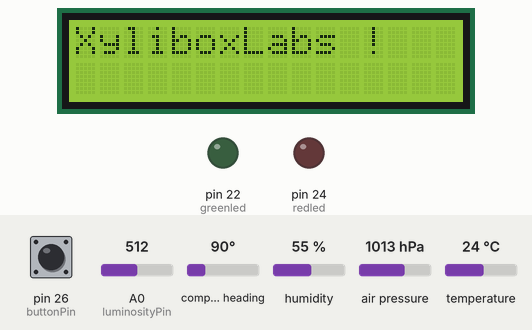
Simulated run of this sketch. Board: Arduino Mega 2560, built for the host (arithmetic inside an expression is 32-bit, double 64-bit). On the bench: 16×2 character LCD, output pins drawn as LEDs (lit = HIGH). Wiring (inferred from the names in the program): HMC5883L compass at I2C address 0x1E; DS1307 clock at I2C address 0x68. The inputs (shaded band) are chosen by the test bench; at power-on: pin 26 (buttonPin) LOW, compass heading 90°, A0 (luminosityPin) = 512, humidity 55 %, air pressure 1013 hPa, temperature 24 °C. WiFi joins after 1.5 s; servers stay silent unless stated; uploads are accepted with an empty reply; the local clock reads 2024-03-15 10:24:30 at power-on unless the sketch sets it; what the sketch prints to the serial monitor is not drawn.

Above: at 0.1 s.
At 7.77 s:
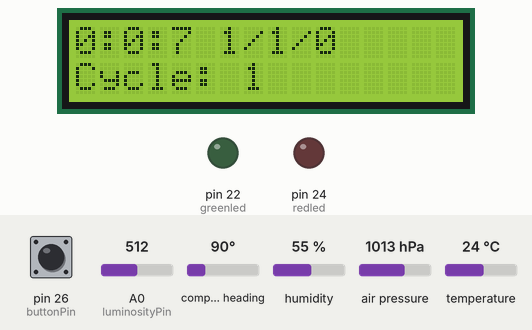
At 8.8 s:
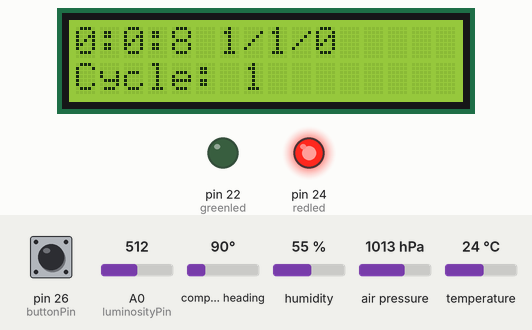
8.9 s: pin 26 (buttonPin) pulled HIGH for 0.15 s
10.5 s: compass heading set to 7°
Timing chart, 0 to 13.5 s (numbered marks = the images above; inputs shaded):
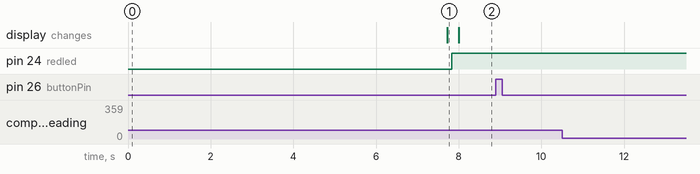

Measured:
- after the input at 8.9 s, every drawn part: stays the same

The sketch:

sketch_may04b.ino
```cpp
/*
Mega2560 + HanRun HR911105A 11/46 + DHT22 + GY-651 + TinyRTC + HD44780 + Photoresistor + LEDs + Tact switch push button
HR911105A (Ethernet shield W5100 MINI-SD):
* Ethernet shield attached to pins 10, 11, 12, 13 - HanRun HR911105A
DHT22 (AM2302 Digi Temperature Humidity module):
* Connect pin 1 (on the left) of the sensor to +5V
* Connect pin 2 of the sensor to whatever your DHTPIN is
* Connect pin 4 (on the right) of the sensor to GROUND
* Connect a 10K resistor from pin 2 (data) to pin 1 (power) of the sensor
GY-651 (HMC5883L BMP085MWC 4 axis flight control module electronic compass):
* Pin 1: Connect SCL - pin 21
* Pin 2: Connect SDA - pin 20
* Pin 3: GND
* Pin 4: Connect VCC of the sensor to 3.3V (NOT 5.0V!)
* Pin 5: VCC_IN (5v) Not connected
TinyRTC (I2C DS1307 AT24C32 RTC module):
* Pin 1: GND
* Pin 2: VCC 5V
* Pin 3: SDA - pin 20
* Pin 4: SCL - pin 21
* Pin 5: Not connected
HD44780 (1602A character LCD display module LCM blue backlight):
* Pin 1: GND
* Pin 2: VCC
* Pin 3: To 10k ohm potentiometer
* Pin 4: Connect to pin 7
* Pin 5: GND
* Pin 6: Connect to pin 8
* Pin 7: Not connected
* Pin 8: Not connected
* Pin 9: Not connected
* Pin 10: Not connected
* Pin 11: Connect to pin 9
* Pin 12: Connect to pin 10
* Pin 13: Connect to pin 11
* Pin 14: Connect to pin 12
* Pin 15: VCC
* Pin 16: GND
Photoresistor (GL5539 LDR Photo Light-Dependent Resistor):
* Connect to pin A0
LEDs:
* Connect green led to pin 22 (5mm 3,2v 30mA 16000mcd)
* Connect red led to pin 24 (5mm 2,2v 30mA 6000mcd)
Tact switch push button (6*6*H4.3):
* Connect to pin 26
*/
#include <SPI.h>
#include <Ethernet.h>
#include "DHT.h"
#include <floatToString.h> // Deprecated
#include <Wire.h>
#include <Adafruit_BMP085.h>
#include <elapsedMillis.h>
#include <LiquidCrystal.h>
#include <math.h>
#define DS1307_I2C_ADDRESS 0x68  // the I2C address of Tiny RTC
#define DHTPIN 2
#define DHTTYPE DHT22   // DHT 22  (AM2302)
char buffer[25]; // sorcery trick to concat the floats to string
elapsedMillis timer0;
#define interval 3600000 //1h timer
elapsedMillis timer1;
#define interval2 1000 //1 sec timer tinyRTC
elapsedMillis timer2;
#define interval3 60000 //360000 //6 mins timer
Adafruit_BMP085 bmp;
//compass:
#define HMC5883_WriteAddress 0x1E //  i.e 0x3C >> 1
#define HMC5883_ModeRegisterAddress 0x02
#define HMC5883_ContinuousModeCommand 0x00
#define HMC5883_DataOutputXMSBAddress  0x03
DHT dht(DHTPIN, DHTTYPE);
LiquidCrystal lcd(7, 8, 9, 10, 11, 12); //Pins for the LCD
byte second, minute, hour, dayOfWeek, dayOfMonth, month, year;
// Convert normal decimal numbers to binary coded decimal
byte decToBcd(byte val)
{
    return ( (val/10*16) + (val%10) );
}
// Convert binary coded decimal to normal decimal numbers
byte bcdToDec(byte val)
{
    return ( (val/16*10) + (val%16) );
}
// Enter a MAC address for your controller below.
// Newer Ethernet shields have a MAC address printed on a sticker on the shield
byte mac[] = {
    0xDE, 0xAD, 0xBE, 0xEF, 0xFE, 0xED
}
;
// if you don't want to use DNS (and reduce your sketch size)
// use the numeric IP instead of the name for the server:
//IPAddress server(74,125,232,128);  // numeric IP for the server (no DNS)
char server[] = "temari.fr";    // name address for the server (using DNS)
// Set the static IP address to use if the DHCP fails to assign
IPAddress ip(192,168,0,177);
// Initialize the Ethernet client library
// with the IP address and port of the server
// that you want to connect to (port 80 is default for HTTP):
EthernetClient client;
const int luminosityPin = A0;
const int buttonPin = 26;
int luminosityValue = 0;
int luminosityFinal = 0;
int buttonState = 0;
int cycle = 0;
int order = 0;
int greenled = 22;
int stringpresent = 0;
int redled = 24;
// compass:
int regb=0x01;
int regbdata=0x40;
int outputData[6];
//end compass
String currentLine = ""; // string to hold the text from server
String answer = ""; // string to hold the answer
String arduinoPassword = "password123"; // string to hold the good key
String host2 = "temari.fr"; // Put your host here
String stationPath = "/t1/index.php";  // Put the path here
boolean readingAnswer = false; // if you're currently reading the answer
// Function to set the current time, change the second&minute&hour to the right time
void setDateDs1307()
{
    second =0;
    minute = 0;
    hour  = 0;
    dayOfWeek = 0;
    dayOfMonth =0;
    month =0;
    year= 0;
    Wire.beginTransmission(DS1307_I2C_ADDRESS);
    Wire.write(decToBcd(0));
    Wire.write(decToBcd(second));    // 0 to bit 7 starts the clock
    Wire.write(decToBcd(minute));
    Wire.write(decToBcd(hour));      // If you want 12 hour am/pm you need to set
    // bit 6 (also need to change readDateDs1307)
    Wire.write(decToBcd(dayOfWeek));
    Wire.write(decToBcd(dayOfMonth));
    Wire.write(decToBcd(month));
    Wire.write(decToBcd(year));
    Wire.endTransmission();
}
// Function to gets the date and time from the ds1307 and prints result
void getDateDs1307()
{
    // Reset the register pointer
    Wire.beginTransmission(DS1307_I2C_ADDRESS);
    Wire.write(decToBcd(0));
    Wire.endTransmission();
    Wire.requestFrom(DS1307_I2C_ADDRESS, 7);
    second     = bcdToDec(Wire.read() & 0x7f);
    minute     = bcdToDec(Wire.read());
    hour       = bcdToDec(Wire.read() & 0x3f);  // Need to change this if 12 hour am/pm
    dayOfWeek  = bcdToDec(Wire.read());
    dayOfMonth = bcdToDec(Wire.read());
    month      = bcdToDec(Wire.read());
    year       = bcdToDec(Wire.read());
    lcd.clear();
    lcd.setCursor(0, 0);
    lcd.print(hour, DEC);
    lcd.print(":");
    lcd.print(minute, DEC);
    lcd.print(":");
    lcd.print(second, DEC);
    lcd.print(" ");
    lcd.print(dayOfMonth, DEC);
    lcd.print("/");
    lcd.print(month, DEC);
    lcd.print("/");
    lcd.print(year,DEC);
    lcd.setCursor(0, 1);
    lcd.print("Cycle: ");
    lcd.print(cycle);
    //Serial.print("Day of week:");
}
void setup() {
    Wire.begin();
    pinMode(greenled, OUTPUT);
    pinMode(redled, OUTPUT);
    pinMode(buttonPin, INPUT);
    lcd.begin(16, 2);
    lcd.setCursor(0, 0);
    lcd.print("XyliboxLabs !");
    timer0 = 0; // clear the timer at the end of startup
    int order = 0;
    // Open serial communications and wait for port to open:
    Serial.begin(9600);
    setDateDs1307(); //Set current time;
    while (!Serial) {
        ; // wait for serial port to connect. Needed for Leonardo only
    }
    if (!bmp.begin()) {
        Serial.println("Could not find a valid BMP085 sensor, check wiring!");
        digitalWrite(greenled, LOW); // green led
        digitalWrite(redled, HIGH); // red led
        while (1) {
        }
    }
    SendShit(); // Everything is fine, let's grab and send
}
void loop()
{
    buttonState = digitalRead(buttonPin);
    // check if the pushbutton is pressed.
    // if it is, the buttonState is HIGH:
    if (buttonState == HIGH) {
        SendShit();
    }
    else {
        // nothing here
    }
    // if there are incoming bytes available
    // from the server, read them and print them:
    if (client.available()) {
        //   char c = client.read();
        //   Serial.print(c);
        // read incoming bytes:
        stringpresent = 0;
        char inChar = client.read();
        // add incoming byte to end of line:
        currentLine += inChar;
        // if you get a newline, clear the line:
        if (inChar == '\n') {
            currentLine = "";
        }
        // if the current line ends with <text>, it will
        // be followed by the answer:
        if ( currentLine.endsWith("<arduino>")) {
            // answer is beginning. Clear the answer string:
            readingAnswer = true;
            answer = "";
        }
        // if you're currently reading the bytes of a answer,
        // add them to the answer String:
        if (readingAnswer) {
            if (inChar != '<') {
                answer += inChar;
            }
            else {
                // if you got a "<" character,
                // you've reached the end of the answer:
                readingAnswer = false;
                stringpresent = 1;
                Serial.println(answer);
                if(answer == ">OK"){
                    digitalWrite(redled, LOW); // Red LED
                    digitalWrite(greenled, HIGH); // Green LED
                    Serial.println("OK");
                }
                else
                if(answer == ">NO"){
                    digitalWrite(redled, LOW);
                    digitalWrite(greenled, HIGH);
                    Serial.println("NO ORDER EVERYTHING IS FINE");
                }
                else
                if(answer == ">YES") {
                    digitalWrite(redled, LOW);
                    digitalWrite(greenled, HIGH);
                    Serial.println("ORDER ASKED !");
                    order = 1;
                }
                else  // Rest of answers are for error handling
                if(answer == ">BAD_KEY") {
                    digitalWrite(greenled, LOW);
                    digitalWrite(redled, HIGH);
                    Serial.println("BAD KEY !");
                }
                else
                if(answer == ">BAD_PARAM") {
                    digitalWrite(greenled, LOW);
                    digitalWrite(redled, HIGH);
                    Serial.println("BAD PARAM !");
                }
                else
                if(answer == ">BAD_FLOAT") {
                    digitalWrite(greenled, LOW);
                    digitalWrite(redled, HIGH);
                    Serial.println("BAD FLOAT !");
                }
                else
                if(answer == ">BAD_CYCLE") {
                    digitalWrite(greenled, LOW);
                    digitalWrite(redled, HIGH);
                    Serial.println("BAD CYCLE !");
                }
                else
                if(answer == ">BAD_ANGLE") {
                    digitalWrite(greenled, LOW);
                    digitalWrite(redled, HIGH);
                    Serial.println("BAD ANGLE !");
                }
                else
                if(answer == ">BAD_HUMIDITY") {
                    digitalWrite(greenled, LOW);
                    digitalWrite(redled, HIGH);
                    Serial.println("BAD HUMIDITY !");
                }
                else
                if(answer != ">BAD_HUMIDITY") { // There something wrong with your panel !
                    digitalWrite(greenled, LOW);
                    digitalWrite(redled, HIGH);
                    Serial.println("UNKNOWN ANSWER FROM SERVER");
                }
                client.stop(); // close the connection to the server:
            }
        }
    }
    // if the server's disconnected, stop the client:
    if (!client.connected()) {
        //Serial.println();
        //Serial.println("disconnecting.");
        client.stop();

        if (stringpresent == 0) {
          Serial.println("SERVER ERROR/PATH ERR");
          digitalWrite(greenled, LOW);
          digitalWrite(redled, HIGH);
          stringpresent = 1; // we set the value to '1' to don't flood the serial monitor, user have already a visual to see something went wrong due to the RED LED.
        }

        if(order == 1){
            SendShit();
        }
        if (timer0 > interval) {
            // http://www.forward.com.au/pfod/ArduinoProgramming/TimingDelaysInArduino.html
            timer0 -= interval; //reset the timer
            SendShit();
        }
    }
    if (timer1 > interval2) {
        timer1 -= interval2; //reset the timer
        getDateDs1307();//get the time data from tiny RTC
    }
    if (timer2 > interval3) {
        timer2 -= interval3; //reset the timer
        GateOrder();
    }
}
void SendShit()
{
    client.stop();
    delay(2000);
    int i,x,y,z;
    double angle;
    Wire.beginTransmission(HMC5883_WriteAddress);
    Wire.write(regb);
    Wire.write(regbdata);
    Wire.endTransmission();
    delay(1000);
    Wire.beginTransmission(HMC5883_WriteAddress); //Initiate a transmission with HMC5883 (Write address).
    Wire.write(HMC5883_ModeRegisterAddress);       //Place the Mode Register Address in send-buffer.
    Wire.write(HMC5883_ContinuousModeCommand);     //Place the command for Continuous operation Mode in send-buffer.
    Wire.endTransmission();                       //Send the send-buffer to HMC5883 and end the I2C transmission.
    delay(100);
    Wire.beginTransmission(HMC5883_WriteAddress);  //Initiate a transmission with HMC5883 (Write address).
    Wire.requestFrom(HMC5883_WriteAddress,6);      //Request 6 bytes of data from the address specified.
    delay(500);
    //Read the value of magnetic components X,Y and Z
    if(6 <= Wire.available()) // If the number of bytes available for reading be <=6.
    {
        for(i=0;i<6;i++)
        {
            outputData[i]=Wire.read();  //Store the data in outputData buffer
        }
    }
    x=outputData[0] << 8 | outputData[1]; //Combine MSB and LSB of X Data output register
    z=outputData[2] << 8 | outputData[3]; //Combine MSB and LSB of Z Data output register
    y=outputData[4] << 8 | outputData[5]; //Combine MSB and LSB of Y Data output register
    angle= atan2((double)y,(double)x) * (180 / 3.14159265) + 180; // angle in degrees
    /*
    Refer the following application note for heading calculation.
    http://www.ssec.honeywell.com/magnetic/datasheets/lowcost.pdf
    ----------------------------------------------------------------------------------------
    atan2(y, x) is the angle in radians between the positive x-axis of a plane and the point
    given by the coordinates (x, y) on it.
    ----------------------------------------------------------------------------------------
    This sketch does not utilize the magnetic component Z as tilt compensation can not be done without an Accelerometer
  ----------------->y
  |
  |
  |
  |
  |
  |
 \/
  x

     N
 NW  |  NE
     |
W----------E
     |
 SW  |  SE
     S

    */
    //Print the approximate direction
    Serial.print("You are heading ");
    if((angle < 22.5) || (angle > 337.5 ))
    Serial.print("South");
    if((angle > 22.5) && (angle < 67.5 ))
    Serial.print("South-West");
    if((angle > 67.5) && (angle < 112.5 ))
    Serial.print("West");
    if((angle > 112.5) && (angle < 157.5 ))
    Serial.print("North-West");
    if((angle > 157.5) && (angle < 202.5 ))
    Serial.print("North");
    if((angle > 202.5) && (angle < 247.5 ))
    Serial.print("NorthEast");
    if((angle > 247.5) && (angle < 292.5 ))
    Serial.print("East");
    if((angle > 292.5) && (angle < 337.5 ))
    Serial.print("SouthEast");
    Serial.print(": Angle between X-axis and the South direction ");
    if((0 < angle) && (angle < 180) )
    {
        angle=angle;
    }
    else
    {
        angle=360-angle;
    }
    Serial.print(angle,2);
    Serial.println(" Deg");
    delay(1);
    dht.begin();
    cycle = cycle + 1;
    luminosityValue = analogRead(luminosityPin); // Read the value of the photoresistor
    luminosityFinal = luminosityValue/10;
    float h = dht.readHumidity();
    float t = dht.readTemperature();
    float Pa = bmp.readAltitude(101964);
    float a = bmp.readPressure();
    // check if returns are valid, if they are NaN (not a number) then something went wrong!
    if (isnan(t) || isnan(h)) {
        Serial.println("Failed to read from DHT");
        digitalWrite(greenled, LOW); // green led
        digitalWrite(redled, HIGH); // red led
    }
    else {
        Serial.println("[========= iNFOS ==========]");
        Serial.print("Humidity: ");
        Serial.print(h);
        Serial.print(" %\t");
        Serial.print("Temperature: ");
        Serial.print(t);
        Serial.println(" *C");
        // GY-65
        Serial.print("Altitude: ");
        Serial.print(Pa);
        Serial.print(" M  \t");
        // you can get a more precise measurement of altitude
        // if you know the current sea level pressure which will
        // vary with weather and such. If it is 1015 millibars
        // that is equal to 101500 Pascals.
        Serial.print("Pressure: ");
        Serial.print(a);
        Serial.println(" Pa");
        Serial.print("Luminosity: ");
        Serial.print(luminosityFinal);
        Serial.print(" Lux\t");
        Serial.print("Angle: ");
        Serial.print(angle);
        Serial.println(" Deg");
        Serial.print("Cycle: ");
        Serial.println(cycle);
    }
    // start the Ethernet connection:
    if (Ethernet.begin(mac) == 0) {
        Serial.println("Failed to configure Ethernet using DHCP");
        digitalWrite(greenled, LOW); // green led
        digitalWrite(redled, HIGH); // red led
        // no point in carrying on, so do nothing forevermore:
        // try to congifure using IP address instead of DHCP:
        Ethernet.begin(mac, ip);
    }
    // give the Ethernet shield two second to initialize:
    delay(2000);
    Serial.println("[======== ETHERNET ========]");
    Serial.println("connecting...");
    // if you get a connection, report back via serial:
    if (client.connect(server, 80)) {
        Serial.println("connected");
        order = 0;
        // Make a HTTP request:
        String stringOne = floatToString(buffer, h , 2); // Warning, shit is deprecated ! http://playground.arduino.cc/Main/FloatToString but that the only easy solution i've found, dtostrf(); is pain !
        String stringTwo = floatToString(buffer, t , 2);
        String stringThree = floatToString(buffer, a , 1);
        String stringFour = floatToString(buffer, Pa , 2);
        String stringFive = floatToString(buffer, angle , 2);
        String stringSix = "GET " + stationPath + "?page=gate&api_key=" + arduinoPassword + "&humidity=" + stringOne + "&temperature=" + stringTwo + "&pressure=" + stringThree + "&altitude=" + stringFour + "&luminosity=" + luminosityFinal + "&cycle=" + cycle + "&angle=" + stringFive + " HTTP/1.1";
        Serial.println(stringSix);
        client.println(stringSix);
        client.println("Host: " + host2);
        client.println("Connection: close");
        client.println();
    }
    else {
        // if you didn't get a connection to the server:
        Serial.println("connection failed");
        digitalWrite(greenled, LOW); // green led
        digitalWrite(redled, HIGH); // red led
    }
}
void GateOrder(){
    if (Ethernet.begin(mac) == 0) {
        Serial.println("Failed to configure Ethernet using DHCP");
        digitalWrite(greenled, LOW); // green led
        digitalWrite(redled, HIGH); // red led
        // no point in carrying on, so do nothing forevermore:
        // try to congifure using IP address instead of DHCP:
        Ethernet.begin(mac, ip);
    }
    // give the Ethernet shield two second to initialize:
    delay(1000);
    Serial.println("[======== ORDER ========]");
    Serial.println("connecting...");
    // if you get a connection, report back via serial:
    if (client.connect(server, 80)) {
        Serial.println("connected");
        // Make a HTTP request:
        String stringSix = "GET " + stationPath + "?page=cycle&check&api_key=" + arduinoPassword + " HTTP/1.1";
        Serial.println(stringSix);
        client.println(stringSix);
        client.println("Host: " + host2);
        client.println("Connection: close");
        client.println();
    }
}
```
